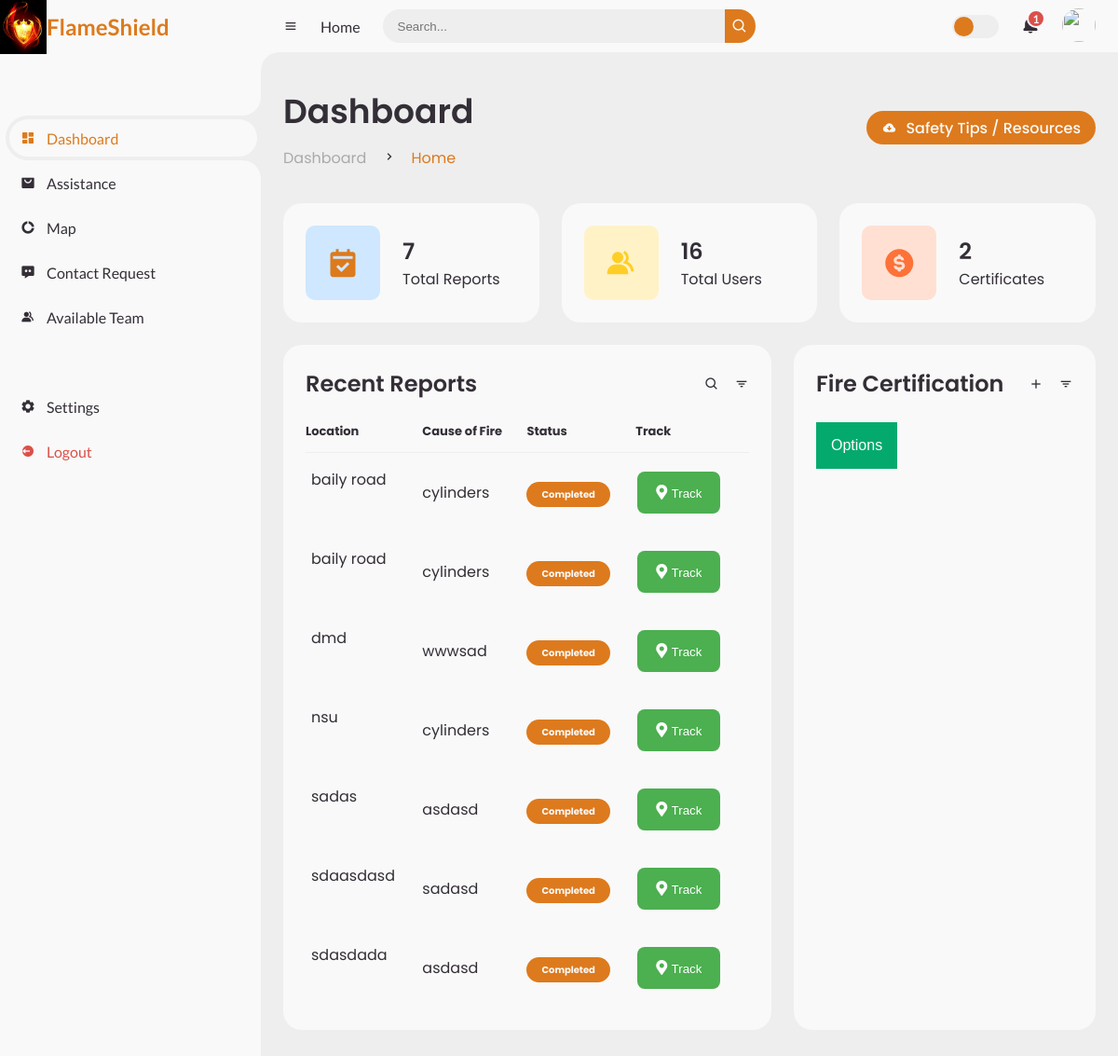
Page /dashboard/ on the earlier database version.
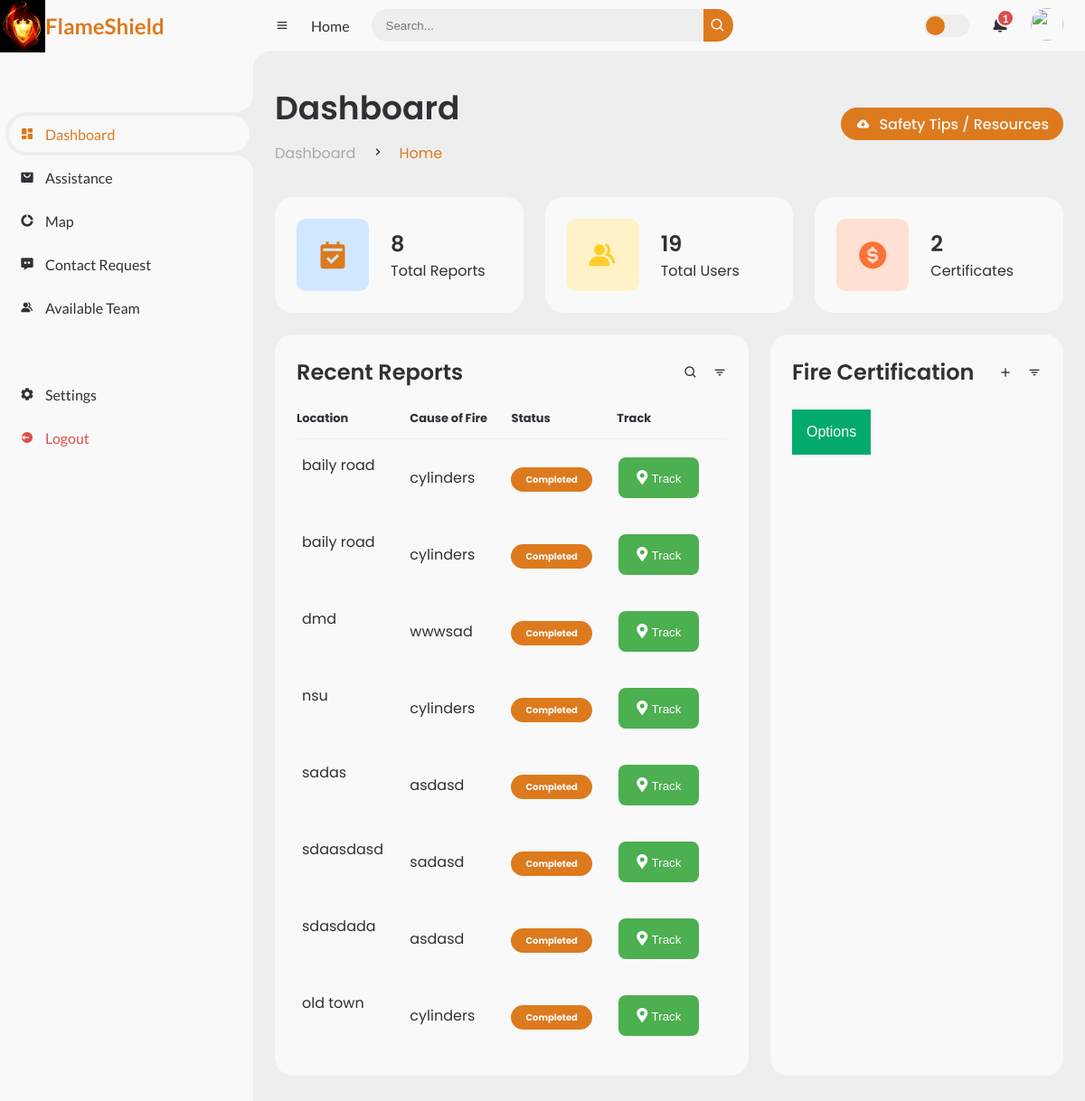
Same page on the later database version.
### app1/models.py (models this page shows)
class report(models.Model) :
    location = models.CharField(max_length=50)
    cause = models.CharField(max_length=50)
    damage = models.CharField(max_length=50)
    comments = models.TextField()
    latitude = models.FloatField()
    longitude = models.FloatField()

### app1/views.py (the view)
# urls.py: path('dashboard/', views.dashboardView, name= 'dashboardView'),
def dashboardView(request):
    reports = report.objects.filter()
    report_count= len(reports)
    all_users = User.objects.all()
    user_count = len(all_users)
    all_certificates = addRestaurentModel.objects.filter()
    certificates_count = len(all_certificates)
    args = {
        "reports": reports,
        "report_count":report_count,
        "user_count":user_count,
        "certificates_count":certificates_count
    }
    return render(request, 'adminDashboard.html', args)

### templates/adminDashboard.html (shortened to what this page needs)
{% load static %}
<!DOCTYPE html>
<html lang="en">
<head>
	<link href='https://unpkg.com/boxicons@2.0.9/css/boxicons.min.css' rel='stylesheet'>
	<link rel="stylesheet" href="https://cdnjs.cloudflare.com/ajax/libs/font-awesome/5.15.4/css/all.min.css">
	<link rel="stylesheet" href="{% static 'style.css' %}">
</head>
<body>
	<section id="sidebar">
		<a href="#" class="brand">
			<img src="/static/logo.jpg" height="60">
			<span class="text">FlameShield</span>
		</a>
		<ul class="side-menu top">
			<li class="active">
				<a href="#">
					<i class='bx bxs-dashboard' ></i>
					<span class="text">Dashboard</span>
				</a>
			</li>
			<li>
				<a href="#">
					<i class='bx bxs-shopping-bag-alt' ></i>
					<span class="text">Assistance</span>
				</a>
			</li>
			<li>
				<a href="https://www.google.com/maps" target="_blank">
					<i class='bx bxs-doughnut-chart' ></i>
					<span class="text">Map</span>
				</a>
			</li>
			<li>
				<a href="/displayContact/">
					<i class='bx bxs-message-dots' ></i>
					<span class="text">Contact Request</span>
				</a>
			</li>
			<li>
				<a href="/addTeam/">
					<i class='bx bxs-group' ></i>
					<span class="text">Available Team</span>
				</a>
			</li>
		</ul>
		<ul class="side-menu">
			<li>
				<a href="#">
					<i class='bx bxs-cog' ></i>
					<span class="text">Settings</span>
				</a>
			</li>
			<li>
				<a href="/" class="logout">
					<i class='bx bxs-log-out-circle' ></i>
					<span class="text">Logout</span>
				</a>
			</li>
		</ul>
	</section>
	<section id="content">
		<nav>
			<i class='bx bx-menu' ></i>
			<a href="#" class="nav-link">Home</a>
			<form action="#">
				<div class="form-input">
					<input type="search" placeholder="Search...">
					<button type="submit" class="search-btn"><i class='bx bx-search' ></i></button>
				</div>
			</form>
			<label for="switch-mode" class="switch-mode"></label>
			<a href="#" class="notification">
				<span class="num">1</span>
			</a>
			<a href="#" class="profile">
				<img src="/static/people.png">
			</a>
		</nav>
		<main>
			<div class="head-title">
				<div class="left">
					<h1>Dashboard</h1>
					<ul class="breadcrumb">
						<li>
							<a href="#">Dashboard</a>
						</li>
						<li><i class='bx bx-chevron-right' ></i></li>
						<li>
							<a class="active" href="#">Home</a>
						</li>
					</ul>
				</div>
				<a href="/safety/" class="btn-download">
					<i class='bx bxs-cloud-download' ></i>
					<span class="text">Safety Tips / Resources</span>
				</a>
			</div>
			<ul class="box-info">
				<li>
					<i class='bx bxs-calendar-check' ></i>
					<span class="text">
						<h3>{{report_count}}</h3>
						<p>Total Reports</p>
					</span>
				</li>
				<li>
					<i class='bx bxs-group' ></i>
					<span class="text">
						<h3>{{user_count}}</h3>
						<p>Total Users</p>
					</span>
				</li>
				<li>
					<i class='bx bxs-dollar-circle' ></i>
					<span class="text">
						<h3>{{certificates_count}}</h3>
						<p>Certificates</p>
					</span>
				</li>
			</ul>
			<div class="table-data">
				<div class="order">
					<div class="head">
						<h3>Recent Reports</h3>
						<i class='bx bx-search' ></i>
						<i class='bx bx-filter' ></i>
					</div>
					<table>
						<thead>
							<tr>
								<th>Location</th>
								<th>Cause of Fire</th>
								<th>Status</th>
								<th>Track</th>
							</tr>
						</thead>
						<tbody>
						{% for i in reports %}
							<tr>
								<td>
									<p>{{i.location}}</p>
								</td>
								<td>{{i.cause}}</td>
								<td><span class="status completed">Completed</span></td>
								<form action ="{% url 'map' i.id %}" method="POST">
									<td>
										<span class="track-button">
										  <i class="fas fa-map-marker-alt icon"></i>
										  <input type="submit" name="track" value="Track" style="background-color: transparent; border: none; color: inherit; cursor: inherit;">
										</span>
									  </td>
							</form>
							</tr>
						{% endfor %}
						</tbody>
					</table>
				</div>
				<div class="todo">
					<div class="head">
						<h3>Fire Certification</h3>
						<i class='bx bx-plus' ></i>
						<i class='bx bx-filter' ></i>
					</div>
					<div class="dropdown">
						<button class="dropbtn">Options</button>
					  </div>
				</div>
			</div>
		</main>
	</section>
</body>
</html>

### templates/adminDashboard.html (style rules this page uses)
.track-button { background-color: #4CAF50; border: none; color: white; padding: 10px 20px; text-align: center; text-decoration: none; display: inline-block; font-size: 16px; margin: 4px 2px; cursor: pointer; border-radius: 8px; transition-duration: 0.4s; }

Differences in the rows shown:
added report: location "old town", cause "cylinders"
Other differences:
{{ report_count }}: "7" → "8"
{{ user_count }}: "16" → "19"
